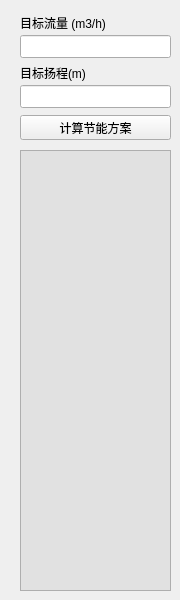
    <widget class="QWidget" name="tab_4">
     <attribute name="title">
      <string>节能计算</string>
     </attribute>
     <widget class="QLabel" name="label_12">
      <property name="geometry">
       <rect>
        <x>20</x>
        <y>15</y>
        <width>112</width>
        <height>16</height>
       </rect>
      </property>
      <property name="sizePolicy">
       <sizepolicy hsizetype="Preferred" vsizetype="Preferred">
        <horstretch>0</horstretch>
        <verstretch>0</verstretch>
       </sizepolicy>
      </property>
      <property name="font">
       <font/>
      </property>
      <property name="text">
       <string>目标流量 (m3/h)</string>
      </property>
     </widget>
     <widget class="QLabel" name="label_13">
      <property name="geometry">
       <rect>
        <x>20</x>
        <y>65</y>
        <width>112</width>
        <height>16</height>
       </rect>
      </property>
      <property name="sizePolicy">
       <sizepolicy hsizetype="Preferred" vsizetype="Preferred">
        <horstretch>0</horstretch>
        <verstretch>0</verstretch>
       </sizepolicy>
      </property>
      <property name="font">
       <font/>
      </property>
      <property name="text">
       <string>目标扬程(m)</string>
      </property>
     </widget>
     <widget class="QLineEdit" name="lineEdit_target_head">
      <property name="enabled">
       <bool>true</bool>
      </property>
      <property name="geometry">
       <rect>
        <x>20</x>
        <y>85</y>
        <width>151</width>
        <height>23</height>
       </rect>
      </property>
      <property name="autoFillBackground">
       <bool>false</bool>
      </property>
      <property name="styleSheet">
       <string notr="true"/>
      </property>
      <property name="inputMask">
       <string/>
      </property>
      <property name="text">
       <string/>
      </property>
      <property name="maxLength">
       <number>32767</number>
      </property>
      <property name="readOnly">
       <bool>false</bool>
      </property>
      <property name="clearButtonEnabled">
       <bool>false</bool>
      </property>
     </widget>
     <widget class="QLineEdit" name="lineEdit_target_flow">
      <property name="geometry">
       <rect>
        <x>20</x>
        <y>35</y>
        <width>151</width>
        <height>23</height>
       </rect>
      </property>
      <property name="inputMask">
       <string/>
      </property>
      <property name="text">
       <string/>
      </property>
      <property name="maxLength">
       <number>32767</number>
      </property>
      <property name="clearButtonEnabled">
       <bool>false</bool>
      </property>
     </widget>
     <widget class="QPushButton" name="pushButton_energy_saving_calculation">
      <property name="geometry">
       <rect>
        <x>20</x>
        <y>115</y>
        <width>151</width>
        <height>25</height>
       </rect>
      </property>
      <property name="sizePolicy">
       <sizepolicy hsizetype="Preferred" vsizetype="Preferred">
        <horstretch>0</horstretch>
        <verstretch>0</verstretch>
       </sizepolicy>
      </property>
      <property name="font">
       <font>
        <bold>false</bold>
       </font>
      </property>
      <property name="text">
       <string>计算节能方案</string>
      </property>
     </widget>
     <widget class="QPlainTextEdit" name="plainTextEdit_energy_saving_result">
      <property name="enabled">
       <bool>true</bool>
      </property>
      <property name="geometry">
       <rect>
        <x>20</x>
        <y>150</y>
        <width>151</width>
        <height>441</height>
       </rect>
      </property>
      <property name="font">
       <font>
        <pointsize>8</pointsize>
       </font>
      </property>
      <property name="styleSheet">
       <string notr="true">background-color: rgb(225, 225, 225);
color: rgb(0, 0, 0);
border-color: rgb(173, 173, 173);</string>
      </property>
      <property name="readOnly">
       <bool>true</bool>
      </property>
      <property name="backgroundVisible">
       <bool>false</bool>
      </property>
     </widget>
    </widget>
